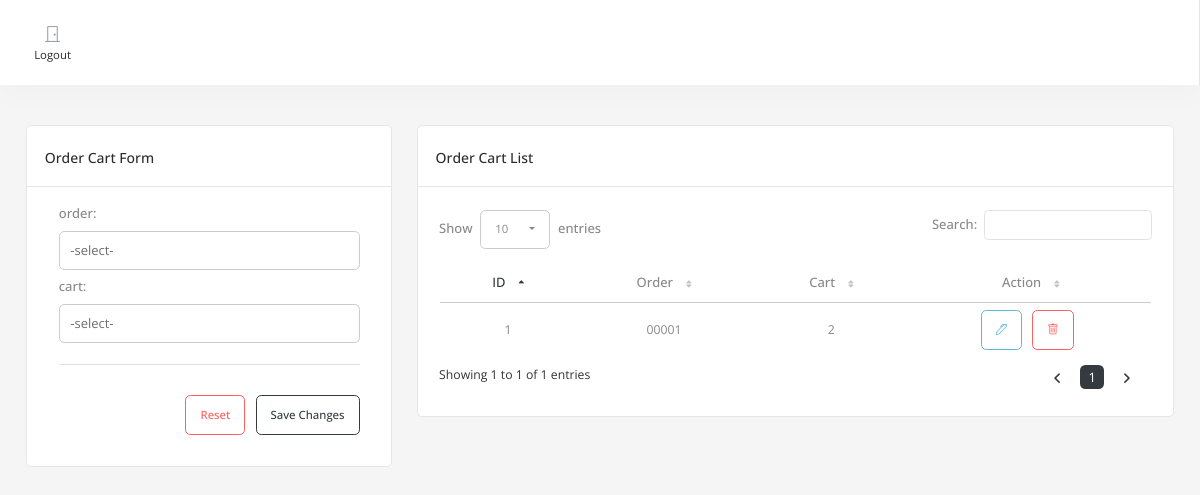
The page /order_cart.php on the database its author committed.
### tables this page shows
CREATE TABLE `tbl_order_cart` (
  `tbl_order_cart_id` int(11) NOT NULL,
  `tbl_order_id` int(11) NOT NULL,
  `tbl_cart_id` int(11) NOT NULL
);

CREATE TABLE `tbl_order` (
  `tbl_order_id` int(11) NOT NULL,
  `order_no` text NOT NULL,
  `datetime_order` datetime NOT NULL DEFAULT current_timestamp(),
  `tbl_address_id` int(11) NOT NULL,
  `tbl_customer_id` int(11) NOT NULL,
  `tbl_association_id` int(11) NOT NULL,
  `current_status` text NOT NULL
);

CREATE TABLE `tbl_cart` (
  `tbl_cart_id` int(11) NOT NULL,
  `quantity_cart` int(11) NOT NULL,
  `datetime_cart` datetime NOT NULL DEFAULT current_timestamp(),
  `tbl_product_id` int(11) NOT NULL,
  `tbl_customer_id` int(11) NOT NULL
);

### class/method.php (called while the page is built, shortened)
<?php
class method
{
    function __construct()
    {
        $servername = "localhost";
        $username = "root";
        $password = "";
        $database = "db_agrikulture";
        try {
            $conn = new PDO(
                "mysql:host=$servername;dbname=$database",
                $username,
                $password
            );
            $conn->setAttribute(PDO::ATTR_ERRMODE, PDO::ERRMODE_EXCEPTION);
            $this->conn = $conn;
        } catch (PDOException $e) {
            echo "Connection failed: " . $e->getMessage();
            die;
        }
    }
    function selectRaw()
    {
        $sql = $this->sql;
        $stmt = $this->conn->prepare($sql);
        $stmt->execute();
        return $stmt->fetchAll(PDO::FETCH_ASSOC);
    }
}
$m = new method();

### order_cart.php (the view, shortened to what this page needs)
<?php
include "layout/header.php";
?>
<div class='container-fluid'><div class='row mt-3'>
    <div class="col-lg-4 col-sm-12 mb-3">
        <div class="">
            <div class="">
<div class="card">
    <div class="card-header">
        <div>
            <h4 class="card-title">order cart Form</h4>
        </div>
    </div>
    <div class="card-body">
        <div class="basic-form ps-3 pe-3 pb-3">
            <form method="post" action="functions/post.php" class="form-valide-with-icon needs-validation" novalidate id="frm-row" enctype="multipart/form-data">
                <div id="form-div-order_cart">
                    <div class="form-source">
                        <div class='row'>
                                                                <div class='col-md-12 form-group '>
                                        <div class='row mb-2'>
                                            <label for='order_cart-tbl_order_id' class="text-label form-label">order:</label>
                                            <div class=''>
                                                <select name='tbl_order_cart-tbl_order_id[]' id='order_cart-tbl_order_id' class='form-control editable ' required>
                                                    <option value=''>-select-</option>
<?php
$sql = "SELECT * FROM tbl_order";
$m->sql = $sql;
 ?>
                                                </select>
                                            </div>
                                        </div>
                                    </div>
                                                                    <div class='col-md-12 form-group '>
                                        <div class='row mb-2'>
                                            <label for='order_cart-tbl_cart_id' class="text-label form-label">cart:</label>
                                            <div class=''>
                                                <select name='tbl_order_cart-tbl_cart_id[]' id='order_cart-tbl_cart_id' class='form-control editable ' required>
                                                    <option value=''>-select-</option>
<?php
$sql = "SELECT * FROM tbl_cart";
$m->sql = $sql;
 ?>
                                                </select>
                                            </div>
                                        </div>
                                    </div>
                                                        </div>
                    </div>
                </div>
                <div class='row'>
                    <div class='col-12 text-end add-btns'>
                        <hr style="margin-bottom: 30px">
                        <button type='reset' class='btn btn-outline-danger me-2'>Reset</button>
                        <button type='submit' class='btn btn-outline-primary'>Save Changes</button>
                    </div>
                </div>
            </form>
        </div>
    </div>
</div>
            </div>
        </div>
    </div>
        <div class="col-lg-8 mb-3">
            <div class="row">
                <div class="col-lg-12">
                    <div class="card dz-card">
                        <div class="card-header flex-wrap">
                            <div>
                                <h4 class="card-title">order cart List</h4>
                            </div>
                        </div>
                        <div class="tab-content">
                            <div class="tab-pane fade show active p-4">
<?php
$sql = "SELECT * FROM tbl_order_cart  LEFT JOIN tbl_order ON tbl_order.tbl_order_id=tbl_order_cart.tbl_order_id LEFT JOIN tbl_cart ON tbl_cart.tbl_cart_id=tbl_order_cart.tbl_cart_id";
$m->sql = $sql;
$record = $m->selectRaw();
?>
<div class="table-responsive">
    <table id="datatable-order_cart" class="dt-table display table" style="width: calc(100% - 2px)">
        <thead>
            <tr class='text-center'>
                                    <td class='text-center'>
                        <label class='mb-0'>ID</label>
                    </td>
                                    <td class='text-center'>
                        <label class='mb-0'>Order</label>
                    </td>
                                    <td class='text-center'>
                        <label class='mb-0'>Cart</label>
                    </td>
                                                    <td class=" text-center">
                        <label class='mb-0'>Action</label>
                    </td>
                            </tr>
        </thead>
        <tbody>
<?php
foreach($record as $k => $r)
{
extract($r);
?>
                <tr>
                                                                                            <td class="text-center">
<?= $tbl_order_cart_id; ?></td>
                                                                                            <td class="text-center">
<?= $order_no; ?></td>
                                                                                            <td class="text-center">
<?= $quantity_cart; ?></td>
                                                                <td class="text-center ">
<button type="button" class="btn btn-outline-info btn-action me-2" onclick="editInfo(<?= $k ?>)"><i class="bi bi-pen"></i></button>
<button type="button" class="btn btn-outline-danger btn-action me-2" onclick="deleteInfo('tbl_order_cart','tbl_order_cart_id',<?=  $tbl_order_cart_id;  ?>)"><i class="bi bi-trash"></i></button>
</td>
                                    </tr>
<?php
}
?>
        </tbody>
    </table>
</div>                            </div>
                        </div>
                    </div>
                </div>
            </div>
        </div>
</div></div>
<?php
include "layout/footer.php";
?>

### layout/header.php (style rules this page uses)
.dt-table tbody tr td.sorting_1 span, .dt-table thead tr td.sorting_asc label, .dt-table thead tr td.sorting_desc label, table.dataTable thead td.sorting_asc:after, table.dataTable thead td.sorting_desc:after { color: var(--primary) !important; }

### rows shown on the page
tbl_order_cart: tbl_order_cart_id "1", tbl_order.order_no "00001", tbl_cart.quantity_cart "2"
